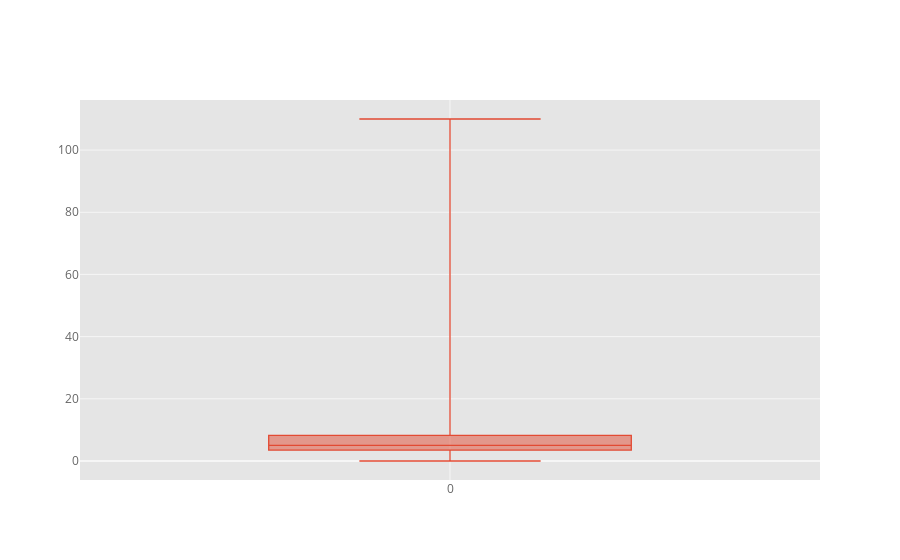

The cell this chart's notebook holds for it:
### Code cell
df3 = pd.DataFrame([1,2,8,4,6,5,7,9,0,4,4,100,110])
df3.iplot(kind="box") # plotly doesnt show outliers

### Figure 1 — Plotly figure (JSON) as saved in the notebook; plotly's stock layout.template omitted (floating-point values rounded to 4 significant figures)
{"data": [{"boxpoints": false, "line": {"width": 1.3}, "marker": {"color": "rgba(226, 74, 51, 1.0)"}, "name": "0", "orientation": "v", "type": "box", "y": [1, 2, 8, 4, 6, 5, 7, 9, 0, 4, 4, 100, 110]}], "layout": {"legend": {"bgcolor": "#FFFFFF", "font": {"color": "#666666"}}, "paper_bgcolor": "#FFFFFF", "plot_bgcolor": "#E5E5E5", "title": {"font": {"color": "#151516"}}, "xaxis": {"gridcolor": "#F6F6F6", "showgrid": true, "tickfont": {"color": "#666666"}, "title": {"font": {"color": "#666666"}, "text": ""}, "zerolinecolor": "#F6F6F6"}, "yaxis": {"gridcolor": "#F6F6F6", "showgrid": true, "tickfont": {"color": "#666666"}, "title": {"font": {"color": "#666666"}, "text": ""}, "zerolinecolor": "#F6F6F6"}}}
